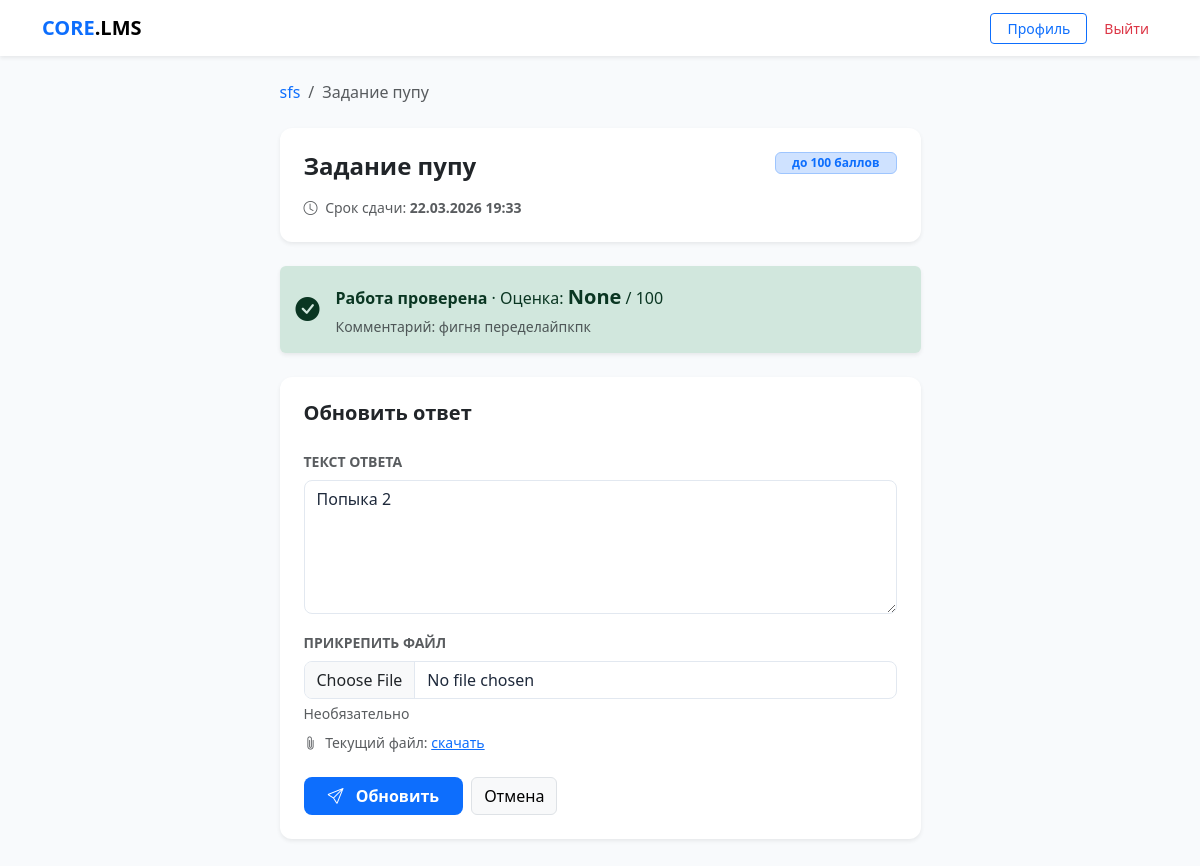
/assignment/1/submit/ (signed in), run on the app's committed database.
### core/models.py (models this page shows, shortened)
class Assignment(models.Model):
    block = models.OneToOneField(ContentBlock, on_delete=models.CASCADE, related_name='assignment')
    description = models.TextField(blank=True)
    max_score = models.PositiveIntegerField(default=100)
    deadline = models.DateTimeField(null=True, blank=True)

class ContentBlock(models.Model):
    BLOCK_TYPES = (
        ('text', 'Текст'),
        ('file', 'Файл/Медиа'),
        ('quiz', 'Тест'),
        ('assignment', 'Задание'),
    )
    course = models.ForeignKey(Course, on_delete=models.CASCADE, related_name='blocks')
    section = models.ForeignKey('Section', on_delete=models.SET_NULL,
                                null=True, blank=True, related_name='blocks')
    title = models.CharField(max_length=255)
    block_type = models.CharField(max_length=20, choices=BLOCK_TYPES)
    content_text = models.TextField(blank=True, null=True)
    content_file = models.FileField(upload_to='course_contents/', blank=True, null=True)
    content_quiz = models.ForeignKey(Quiz, on_delete=models.SET_NULL, blank=True, null=True,
                                     related_name='blocks')
    order = models.PositiveIntegerField(default=0)

class Course(models.Model):
    title = models.CharField(max_length=255)
    description = models.TextField(blank=True)
    author = models.ForeignKey(CustomUser, on_delete=models.CASCADE, related_name='authored_courses')
    groups = models.ManyToManyField(Group, related_name='available_courses', blank=True)
    created_at = models.DateTimeField(auto_now_add=True)
    available_from = models.DateTimeField(null=True, blank=True,
        help_text='Дата открытия курса. Пусто — доступен сразу.')
    available_until = models.DateTimeField(null=True, blank=True,
        help_text='Дата закрытия курса. Пусто — бессрочно.')
    allow_self_enroll = models.BooleanField(default=False,
        help_text='Разрешить студентам подключаться по коду доступа')
    access_code = models.CharField(max_length=32, blank=True, null=True,
        help_text='Код для самостоятельного подключения к курсу')

class Submission(models.Model):
    STATUS_CHOICES = (
        ('submitted', 'На проверке'),
        ('graded', 'Проверено'),
    )
    assignment = models.ForeignKey(Assignment, on_delete=models.CASCADE, related_name='submissions')
    student = models.ForeignKey(CustomUser, on_delete=models.CASCADE, related_name='submissions')
    text = models.TextField(blank=True)
    file = models.FileField(upload_to='submissions/', blank=True, null=True)
    submitted_at = models.DateTimeField(auto_now_add=True)
    status = models.CharField(max_length=20, choices=STATUS_CHOICES, default='submitted')
    score = models.PositiveIntegerField(null=True, blank=True)
    feedback = models.TextField(blank=True)
    graded_at = models.DateTimeField(null=True, blank=True)
    is_late = models.BooleanField(default=False,
        help_text='Помечается автоматически если сдано после дедлайна')
    class Meta:
        unique_together = ('assignment', 'student')

### core/views.py (the view)
# urls.py: path('assignment/<int:assignment_id>/submit/', views.submit_assignment, name='submit_assignment'),
@login_required
def submit_assignment(request, assignment_id):
    assignment = get_object_or_404(
        Assignment.objects.select_related('block__course'),
        id=assignment_id,
    )
    course = assignment.block.course
    existing = Submission.objects.filter(
        assignment=assignment, student=request.user).first()
    if request.method == 'POST':
        if existing:
            form = SubmissionForm(request.POST, request.FILES, instance=existing)
        else:
            form = SubmissionForm(request.POST, request.FILES)
        if form.is_valid():
            from django.utils import timezone
            sub = form.save(commit=False)
            sub.assignment = assignment
            sub.student = request.user
            sub.status = 'submitted'
            sub.score = None
            sub.graded_at = None
            if assignment.deadline and timezone.now() > assignment.deadline:
                sub.is_late = True
            else:
                sub.is_late = False
            sub.save()
            messages.success(request, 'Задание отправлено на проверку.')
            return redirect('course_detail', course_id=course.id)
    else:
        form = SubmissionForm(instance=existing)
    return render(request, 'core/submit_assignment.html', {
        'form': form,
        'assignment': assignment,
        'existing': existing,
        'course': course,
    })

### core/forms.py
class SubmissionForm(forms.ModelForm):
    class Meta:
        model = Submission
        fields = ['text', 'file']
        widgets = {
            'text': forms.Textarea(attrs={'class': 'form-control', 'rows': 5,
                                          'placeholder': 'Ваш ответ на задание...'}),
            'file': forms.FileInput(attrs={'class': 'form-control'}),
        }
        labels = {
            'text': 'Текст ответа',
            'file': 'Прикрепить файл',
        }

### core/templates/core/submit_assignment.html (shortened to what this page needs)
{% extends "core/base.html" %}
{% block content %}
<div class="row justify-content-center">
    <div class="col-md-7">
        <nav aria-label="breadcrumb" class="mb-4">
            <ol class="breadcrumb">
                <li class="breadcrumb-item">
                    <a href="{% url 'course_detail' course.id %}"
                       class="text-decoration-none">{{ assignment.block.course.title }}</a>
                </li>
                <li class="breadcrumb-item active">{{ assignment.block.title }}</li>
            </ol>
        </nav>
        <div class="card border-0 shadow-sm mb-4">
            <div class="card-body p-4">
                <div class="d-flex justify-content-between align-items-start mb-3">
                    <h4 class="fw-bold mb-0">{{ assignment.block.title }}</h4>
                    <span class="badge bg-primary-subtle text-primary border border-primary-subtle px-3">
                        до {{ assignment.max_score }} баллов
                    </span>
                </div>
                {% if assignment.deadline %}
                <div class="mt-3 small text-muted">
                    <i class="bi bi-clock me-1"></i>
                    Срок сдачи: <strong>{{ assignment.deadline|date:"d.m.Y H:i" }}</strong>
                </div>
                {% endif %}
            </div>
        </div>
        {% if existing %}
        <div class="alert {% if existing.status == 'graded' %}alert-success{% else %}alert-info{% endif %} border-0 shadow-sm mb-4">
            <div class="d-flex align-items-center gap-3">
                <i class="bi {% if existing.status == 'graded' %}bi-check-circle-fill{% else %}bi-hourglass-split{% endif %} fs-4"></i>
                <div>
                    {% if existing.status == 'graded' %}
                        <strong>Работа проверена</strong> · Оценка:
                        <strong class="fs-5">{{ existing.score }}</strong> / {{ assignment.max_score }}
                        {% if existing.feedback %}
                        <div class="mt-1 text-muted small">Комментарий: {{ existing.feedback }}</div>
                        {% endif %}
                    {% else %}
                        <strong>Работа на проверке</strong>
                        <div class="text-muted small">
                            Отправлено {{ existing.submitted_at|date:"d.m.Y H:i" }}
                        </div>
                    {% endif %}
                </div>
            </div>
        </div>
        {% endif %}
        <div class="card border-0 shadow-sm">
            <div class="card-body p-4">
                <h5 class="fw-bold mb-4">
                    {% if existing %}Обновить ответ{% else %}Сдать задание{% endif %}
                </h5>
                <form method="post" enctype="multipart/form-data">
                    <div class="mb-3">
                        <label class="form-label small fw-bold text-muted">ТЕКСТ ОТВЕТА</label>
                        {{ form.text }}
                    </div>
                    <div class="mb-4">
                        <label class="form-label small fw-bold text-muted">ПРИКРЕПИТЬ ФАЙЛ</label>
                        {{ form.file }}
                        <div class="form-text">Необязательно</div>
                        {% if existing and existing.file %}
                        <div class="mt-2 small text-muted">
                            <i class="bi bi-paperclip me-1"></i>
                            Текущий файл:
                            <a href="{{ existing.file.url }}" target="_blank">скачать</a>
                        </div>
                        {% endif %}
                    </div>
                    <div class="d-flex gap-2">
                        <button type="submit" class="btn btn-primary px-4 fw-semibold">
                            <i class="bi bi-send me-2"></i>
                            {% if existing %}Обновить{% else %}Отправить{% endif %}
                        </button>
                        <a href="{% url 'course_detail' course.id %}"
                           class="btn btn-light border">Отмена</a>
                    </div>
                </form>
            </div>
        </div>
    </div>
</div>
{% endblock %}

### core/templates/core/base.html (style rules this page uses)
:root { --bg-body: #f8fafc; --bg-card: #ffffff; --border-color: #e2e8f0; --accent: #0d6efd; --text-main: #1e293b; }
body { background-color: var(--bg-body); color: var(--text-main); font-family: 'Segoe UI', system-ui, sans-serif; }
input, textarea, select, .form-control { background-color: #ffffff !important; color: #1e293b !important; border: 1px solid var(--border-color) !important; border-radius: 8px !important; }
.card { background-color: var(--bg-card); border: 0; border-radius: 12px; box-shadow: 0 1px 3px rgba(0,0,0,0.05); }
.btn-primary { background-color: var(--accent); border: none; border-radius: 8px; }

### data on the page
Assignment: block.course "sfs", block "Задание пупу", max_score "100", deadline "22.03.2026 19:33"
Submission: score "None", feedback "фигня переделайпкпк", text "Попыка 2"
